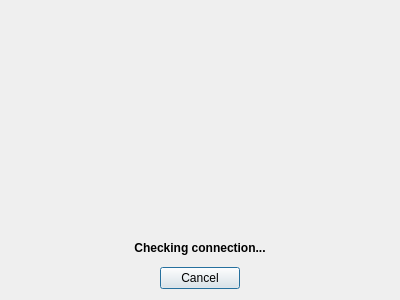
<?xml version="1.0" encoding="UTF-8"?>
<ui version="4.0">
 <class>ArduinoConnectionTest</class>
 <widget class="QDialog" name="ArduinoConnectionTest">
  <property name="geometry">
   <rect>
    <x>0</x>
    <y>0</y>
    <width>400</width>
    <height>300</height>
   </rect>
  </property>
  <property name="windowTitle">
   <string>Dialog</string>
  </property>
  <layout class="QVBoxLayout" name="verticalLayout" stretch="0,0,0">
   <property name="sizeConstraint">
    <enum>QLayout::SetMinimumSize</enum>
   </property>
   <item>
    <widget class="QLabel" name="loadingPanel">
     <property name="text">
      <string/>
     </property>
     <property name="alignment">
      <set>Qt::AlignCenter</set>
     </property>
    </widget>
   </item>
   <item>
    <widget class="QLabel" name="label_2">
     <property name="maximumSize">
      <size>
       <width>2400</width>
       <height>25</height>
      </size>
     </property>
     <property name="text">
      <string>&lt;b&gt;Checking connection...&lt;/b&gt;</string>
     </property>
     <property name="textFormat">
      <enum>Qt::RichText</enum>
     </property>
     <property name="alignment">
      <set>Qt::AlignCenter</set>
     </property>
    </widget>
   </item>
   <item>
    <widget class="QDialogButtonBox" name="buttonBox">
     <property name="layoutDirection">
      <enum>Qt::LeftToRight</enum>
     </property>
     <property name="orientation">
      <enum>Qt::Horizontal</enum>
     </property>
     <property name="standardButtons">
      <set>QDialogButtonBox::Cancel</set>
     </property>
     <property name="centerButtons">
      <bool>true</bool>
     </property>
    </widget>
   </item>
  </layout>
 </widget>
 <resources/>
 <connections>
  <connection>
   <sender>buttonBox</sender>
   <signal>accepted()</signal>
   <receiver>ArduinoConnectionTest</receiver>
   <slot>accept()</slot>
   <hints>
    <hint type="sourcelabel">
     <x>248</x>
     <y>254</y>
    </hint>
    <hint type="destinationlabel">
     <x>157</x>
     <y>274</y>
    </hint>
   </hints>
  </connection>
  <connection>
   <sender>buttonBox</sender>
   <signal>rejected()</signal>
   <receiver>ArduinoConnectionTest</receiver>
   <slot>reject()</slot>
   <hints>
    <hint type="sourcelabel">
     <x>316</x>
     <y>260</y>
    </hint>
    <hint type="destinationlabel">
     <x>286</x>
     <y>274</y>
    </hint>
   </hints>
  </connection>
 </connections>
</ui>
